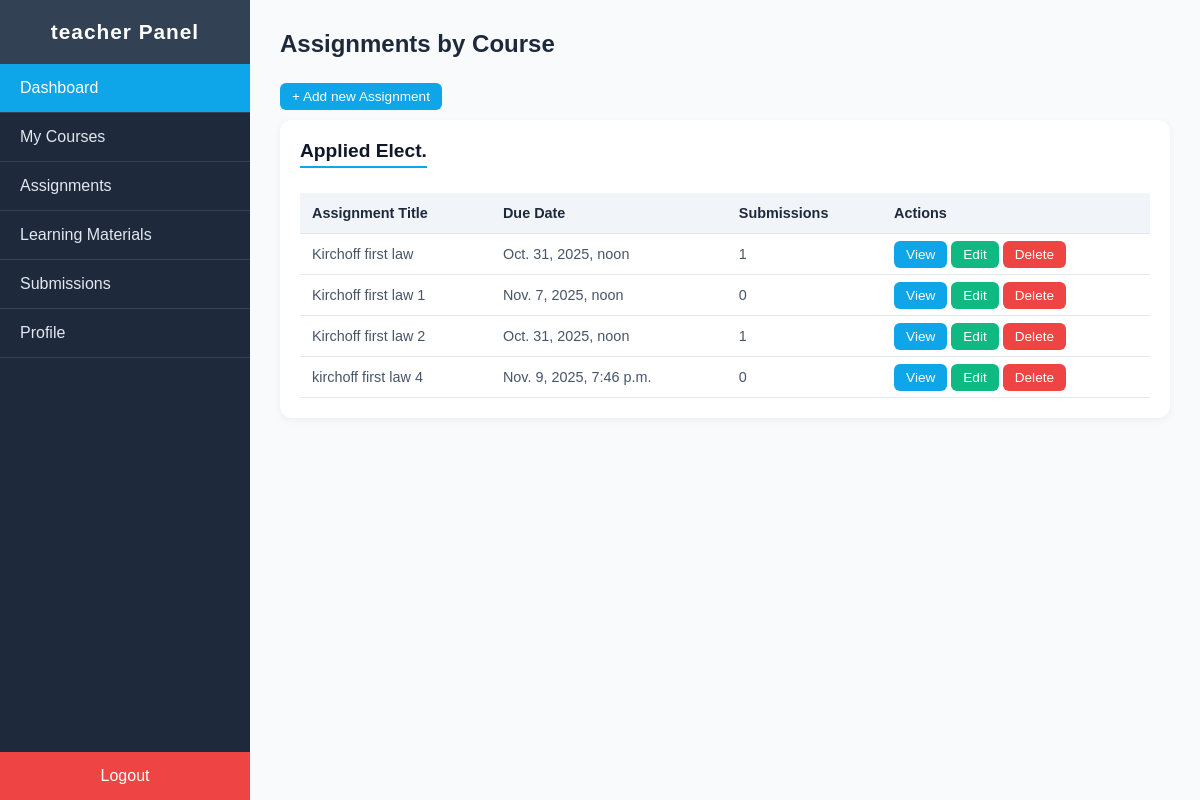
Screenshot of /dashboard/teacher/assignments/ (signed in) with the database file from the repository.
### users/models.py (models this page shows, shortened)
class CustomUser(AbstractUser):
    ROLES = {
        None:"Select user",
        "admin":"Admin",
        "teacher":"Teacher",
        "student":"Student",
    }
    image = models.ImageField(upload_to="profiles/",blank=True,null=False,default="defualt_image.jpg")
    school_id = models.CharField(blank=True,null=True,unique=True,validators=[is_umat_id])
    role = models.CharField(choices=ROLES, blank=True,default="teacher")
    department = models.ForeignKey(
        Department,
            on_delete=models.SET_NULL,
            null=True,
            blank=True,
            related_name="users",
            default="4"
        )
    USERNAME_FIELD = "school_id"

### main/models.py (models this page shows, shortened)
class Course(models.Model):
    slug = models.SlugField(unique=True,blank=True,max_length=100)
    name = models.CharField(blank=True,unique=True,max_length=100)
    teacher = models.ForeignKey(
        settings.AUTH_USER_MODEL,
        blank=True,
        on_delete=models.SET_NULL,
        related_name="courses_assigned",
        null=True
        )
    students = models.ManyToManyField(
        settings.AUTH_USER_MODEL,
        blank=True,
        related_name="courses_enrolled",
        null=True
        )
    created_by = models.ForeignKey(
        settings.AUTH_USER_MODEL,
        blank=True,
        null=True,
        on_delete=models.SET_NULL,
        related_name="courses_created",
        default="3"
        )
    department = models.ForeignKey(
        Department,
        blank=True,
        null=True,
        on_delete=models.SET_NULL,
        related_name="courses"
        )
    created_at = models.DateTimeField(auto_now_add=True)
    updated_at = models.DateTimeField(auto_now=True)
    def __str__(self):
        return self.name

class Assignment(models.Model):
    slug = models.SlugField(unique=True,blank=True)
    created_by = models.ForeignKey(
        settings.AUTH_USER_MODEL,
        on_delete=models.CASCADE,
        related_name="assignments_created"
    )
    title = models.CharField(blank=True,max_length=100,unique=True)
    description = models.TextField(blank=True,null=True)
    course = models.ForeignKey(
        Course,
        on_delete=models.CASCADE,
        related_name="assignments"
    )
    material = models.FileField(upload_to="assignments/",validators=[exts_validator],unique=True)
    due_date = models.DateTimeField(null=True, blank=True)
    created_at = models.DateTimeField(auto_now_add=True)
    updated_at = models.DateTimeField(auto_now=True)

class Submission(models.Model):
    assignment = models.ForeignKey(
        Assignment,
        on_delete=models.CASCADE,
        related_name="submissions"
    )
    student = models.ForeignKey(
        settings.AUTH_USER_MODEL,
        on_delete=models.CASCADE,
        related_name="submissions"
    )
    submitted_document =  models.FileField(upload_to="submissions/",validators=[exts_validator])
    submitted_on = models.DateTimeField(auto_now_add=True)
    updated_at = models.DateTimeField(auto_now=True)

### main/views.py (the view)
# urls.py: path("teacher/assignments/",views.teacher_assignment_list,name = "teacher_assignment_list"),
def teacher_assignment_list(request):
    courses = Course.objects.filter(
        teacher = request.user
    ).exclude(
        assignments__isnull = True
    )
    context = {
        "courses":courses
    }
    return render(request,"main/teacher_assignment_list.html",context)

### main/context_processors.py (called while the page is built)
def total_values(request):
    total_users = User.objects.all().count()
    total_teachers = User.objects.filter(role = "teacher").count()
    total_students = User.objects.filter(role = "student").count()
    total_departments = Department.objects.all().count()
    total_courses = Course.objects.all().count()
    context = {
        "total_students":total_students,
        "total_teachers":total_teachers,
        "total_courses":total_courses,
        "total_departments":total_departments,
    }
    return context

### main/templates/main/teacher_assignment_list.html
{% extends 'teacher_base.html' %}
{% load static %}
{% block extra_styles %}<link rel="stylesheet" href="{% static 'main/css/teacher_assignment_list.css' %}">
{% endblock extra_styles %}
{% block body %}
    <h1>Assignments by Course</h1>
    <a class="btn add" href="{% url 'main:teacher_assignment_create'%}"> + Add new Assignment </a>
     {% for course in courses %}
    <div class="course-section">
      <h2>{{course}}</h2>
      <table>
        <thead>
          <tr>
            <th>Assignment Title</th>
            <th>Due Date</th>
            <th>Submissions</th>
            <th>Actions</th>
          </tr>
        </thead>
        <tbody>
          {% for assignment in course.assignments.all %}
          <tr>
            <td>{{assignment.title}}</td>
            <td>{{assignment.due_date}}</td>
            <td> {{assignment.submissions.all|length }} </td>
            <td>
              <a href="{% url 'main:teacher_assignment_detail' assignment.slug %}"class="btn">View</a>
              <a href="{% url 'main:teacher_assignment_edit' assignment.slug %}" class="btn btn-edit">Edit</a>
              <a class="btn btn-delete" href="{% url 'main:teacher_assignment_delete' assignment.slug %}">Delete</a>
            </td>
          </tr>
          {% endfor %}
        </tbody>
      </table>
    </div>
    {% endfor %}
{% endblock body%}

### main/templates/includes/teacher_sidebar.html
  <aside class="sidebar">
    <h2>{{user.role}} Panel</h2>
    <ul>
      <li><a href="{% url 'main:teacher_dashboard' %}" class="active">Dashboard</a></li>
      <li><a href="{% url 'main:teacher_course_list' %}">My Courses</a></li>
      <li><a href="{% url 'main:teacher_assignment_list' %}">Assignments</a></li>
      <li><a href="{% url 'main:teacher_learning_materials_list' %}">Learning Materials</a></li>
      <li><a href="{% url 'main:teacher_submissions_list' %}">Submissions</a></li>
      <li><a href="{% url 'users:profile' %}">Profile</a></li>
    </ul>
    <a href="{% url 'users:logout' %}" class="logout-btn">Logout</a>
  </aside>

### main/static/main/css/teacher_dashboard.css (style rules this page uses)
* { margin: 0; padding: 0; box-sizing: border-box; font-family: "Poppins", sans-serif; }
body { display: flex; min-height: 100vh; background-color: #f4f6f8; }
.sidebar { width: 250px; background: #1e293b; color: #fff; display: flex; flex-direction: column; position: fixed; height: 100vh; }
.sidebar h2 { text-align: center; padding: 20px 0; font-size: 1.3rem; background: #334155; letter-spacing: 1px; }
.sidebar ul { list-style: none; padding: 0; }
.sidebar ul li { border-bottom: 1px solid #334155; }
.sidebar ul li a { display: block; padding: 15px 20px; color: #e2e8f0; text-decoration: none; transition: background 0.3s; }
.sidebar ul li a:hover, .sidebar ul li a.active { background: #0ea5e9; color: #fff; }
.logout-btn { margin-top: auto; text-align: center; padding: 15px; background: #ef4444; color: #fff; text-decoration: none; display: block; }
table { width: 100%; border-collapse: collapse; margin-top: 15px; }
th, td { text-align: left; padding: 12px; border-bottom: 1px solid #e2e8f0; }
th { background: #f8fafc; color: #1e293b; font-weight: 600; }
td { color: #475569; }

### main/static/main/css/teacher_assignment_list.css (style rules this page uses)
* { margin: 0; padding: 0; box-sizing: border-box; font-family: "Poppins", sans-serif; }
body { background: #f8fafc; color: #1e293b; }
.btn.add { display: inline-block; margin-bottom: 10px; }
h1 { font-size: 1.5rem; margin-bottom: 25px; }
.course-section { background: #fff; padding: 20px; border-radius: 12px; margin-bottom: 25px; box-shadow: 0 2px 8px rgba(0, 0, 0, 0.05); }
.course-section h2 { font-size: 1.2rem; margin-bottom: 15px; color: #0f172a; border-bottom: 2px solid #0ea5e9; display: inline-block; padding-bottom: 4px; }
table { width: 100%; border-collapse: collapse; margin-top: 10px; }
th, td { text-align: left; padding: 12px; border-bottom: 1px solid #e2e8f0; font-size: 0.9rem; }
th { background: #f1f5f9; font-weight: 600; color: #1e293b; }
td { color: #475569; }
.btn { border: none; padding: 6px 12px; border-radius: 6px; background: #0ea5e9; color: #fff; font-size: 0.85rem; cursor: pointer; text-decoration: none; transition: background 0.3s; }
.btn-edit { background: #10b981; }
.btn-delete { background: #ef4444; }

### rows the page displays
CustomUser: role "teacher"
Course: name "Applied Elect."
Assignment: title "Kirchoff first law", due_date "Oct. 31, 2025, noon", submissions.all|length "1"
Assignment: title "Kirchoff first law 1", due_date "Nov. 7, 2025, noon", submissions.all|length "0"
Assignment: title "Kirchoff first law 2", due_date "Oct. 31, 2025, noon", submissions.all|length "1"
Assignment: title "kirchoff first law 4", due_date "Nov. 9, 2025, 7:46 p.m.", submissions.all|length "0"
